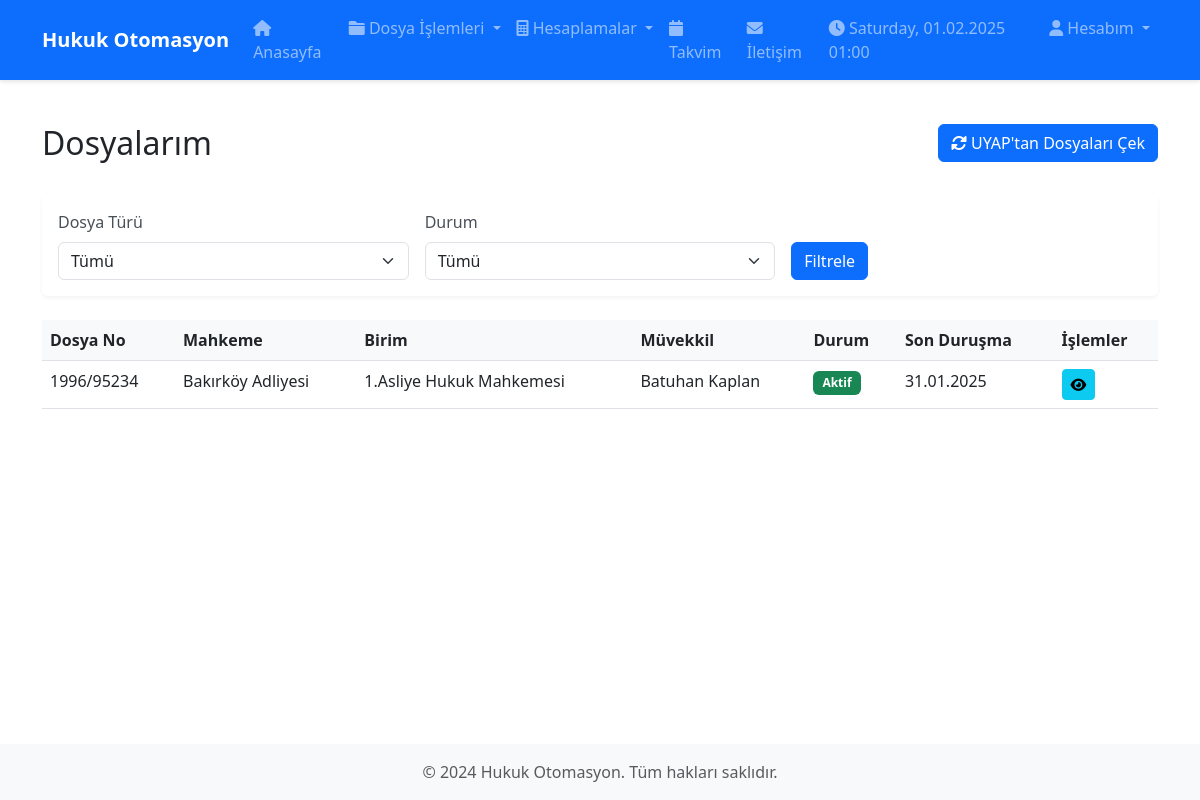
/dosyalarim, run on an earlier commit of the app's database.
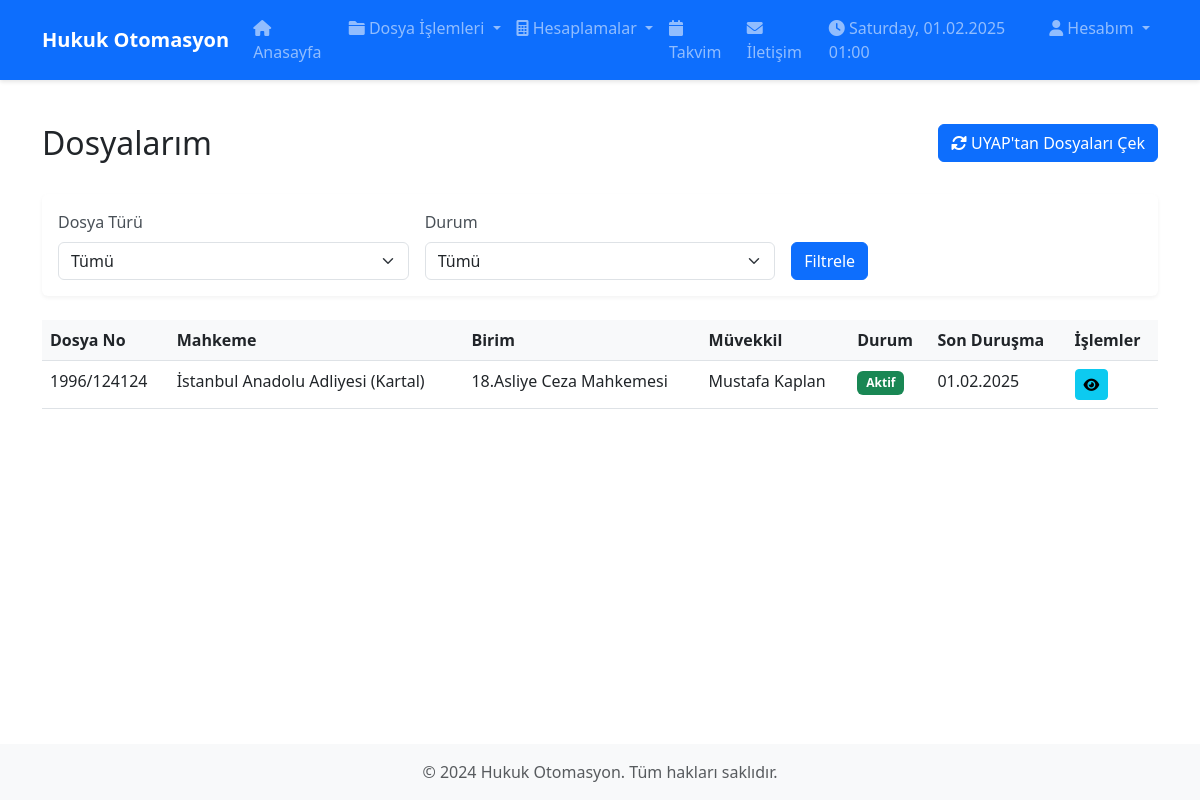
And on a later commit of the database.
### app.py (models this page shows)
class CaseFile(db.Model):
    id = db.Column(db.Integer, primary_key=True)
    file_type = db.Column(db.String(50), nullable=False)
    courthouse = db.Column(db.String(100), nullable=False)  # Adliye
    department = db.Column(db.String(100), nullable=False)  # Birim
    year = db.Column(db.Integer, nullable=False)
    case_number = db.Column(db.String(50), nullable=False)
    client_name = db.Column(db.String(150), nullable=False)
    phone_number = db.Column(db.String(20))
    status = db.Column(db.String(50), default='Aktif')
    open_date = db.Column(db.Date)
    next_hearing = db.Column(db.Date)
    hearing_time = db.Column(db.String(5))  # HH:MM formatında
    expenses = db.relationship('Expense', backref='case_file', lazy=True)
    documents = db.relationship('Document', backref='case_file', lazy=True)
    description = db.Column(db.Text)
    user_id = db.Column(db.Integer, db.ForeignKey('user.id'), nullable=False)

### app.py (the view)
@app.route('/dosyalarim')
def dosyalarim():
    file_type = request.args.get('file_type')
    status = request.args.get('status')
    query = CaseFile.query
    if file_type:
        query = query.filter_by(file_type=file_type)
    if status:
        query = query.filter_by(status=status)
    case_files = query.all()
    return render_template('dosyalarim.html',
                         case_files=case_files,
                         selected_type=file_type,
                         selected_status=status)

### app.py (called while the page is built)
@app.context_processor
def inject_datetime():
    try:
        now = datetime.now()
        current_time = {
            'weekday': now.strftime('%A'),  # Gün adı
            'time': now.strftime('%H:%M'),  # Saat
            'date': now.strftime('%d.%m.%Y')  # Tarih
        }
    except Exception:
        current_time = {
            'weekday': '',
            'time': '',
            'date': ''
        }
    return dict(current_time=current_time)

### templates/dosyalarim.html (shortened to what this page needs)
{% extends "base.html" %}
{% block content %}
<div class="container mt-4">
    <div class="row mb-4">
        <div class="col">
            <h2>Dosyalarım</h2>
        </div>
        <div class="col-auto">
            <button id="uyapSyncBtn" class="btn btn-primary">
                <i class="fas fa-sync-alt"></i> UYAP'tan Dosyaları Çek
            </button>
        </div>
    </div>
    <div class="card mb-4">
        <div class="card-body">
            <form method="get" class="row g-3">
                <div class="col-md-4">
                    <label for="file-type" class="form-label">Dosya Türü</label>
                    <select name="file_type" id="file-type" class="form-select">
                        <option value="">Tümü</option>
                    </select>
                </div>
                <div class="col-md-4">
                    <label for="status" class="form-label">Durum</label>
                    <select name="status" id="status" class="form-select">
                        <option value="">Tümü</option>
                    </select>
                </div>
                <div class="col-md-4 d-flex align-items-end">
                    <button type="submit" class="btn btn-primary">Filtrele</button>
                </div>
            </form>
        </div>
    </div>
    <div class="table-responsive">
        <table class="table table-hover">
            <thead>
                <tr>
                    <th>Dosya No</th>
                    <th>Mahkeme</th>
                    <th>Birim</th>
                    <th>Müvekkil</th>
                    <th>Durum</th>
                    <th>Son Duruşma</th>
                    <th>İşlemler</th>
                </tr>
            </thead>
            <tbody>
                {% for case in case_files %}
                <tr>
                    <td>{{ case.year }}/{{ case.case_number }}</td>
                    <td>{{ case.courthouse }}</td>
                    <td>{{ case.department }}</td>
                    <td>{{ case.client_name }}</td>
                    <td>
                        <span class="badge {% if case.status == 'Aktif' %}bg-success{% else %}bg-secondary{% endif %}">
                            {{ case.status }}
                        </span>
                    </td>
                    <td>{{ case.next_hearing.strftime('%d.%m.%Y') if case.next_hearing else '-' }}</td>
                    <td>
                        <button class="btn btn-sm btn-info view-case" data-case-id="{{ case.id }}">
                            <i class="fas fa-eye"></i>
                        </button>
                    </td>
                </tr>
                {% endfor %}
            </tbody>
        </table>
    </div>
</div>
{% endblock %}

### templates/base.html (shortened to what this page needs)
<!DOCTYPE html>
<html lang="tr">
<head>
    <link href="https://cdn.jsdelivr.net/npm/bootstrap@5.3.0/dist/css/bootstrap.min.css" rel="stylesheet">
    <link href="https://cdnjs.cloudflare.com/ajax/libs/font-awesome/6.0.0/css/all.min.css" rel="stylesheet">
    <link href="https://cdnjs.cloudflare.com/ajax/libs/toastr.js/latest/toastr.min.css" rel="stylesheet">
    <link href="{{ url_for('static', filename='css/style.css') }}" rel="stylesheet">
</head>
<body>
    <nav class="navbar navbar-expand-lg navbar-dark bg-primary">
        <div class="container">
            <a class="navbar-brand" href="/">Hukuk Otomasyon</a>
            <div class="collapse navbar-collapse" id="navbarNav">
                <ul class="navbar-nav">
                    <li class="nav-item">
                        <a class="nav-link" href="/"><i class="fas fa-home"></i> Anasayfa</a>
                    </li>
                    <li class="nav-item dropdown">
                        <a class="nav-link dropdown-toggle" href="#" id="dosyaDropdown" role="button" data-bs-toggle="dropdown">
                            <i class="fas fa-folder"></i> Dosya İşlemleri
                        </a>
                    </li>
                    <li class="nav-item dropdown">
                        <a class="nav-link dropdown-toggle" href="#" id="hesaplamaDropdown" role="button" data-bs-toggle="dropdown">
                            <i class="fas fa-calculator"></i> Hesaplamalar
                        </a>
                    </li>
                    <li class="nav-item">
                        <a class="nav-link" href="/takvim"><i class="fas fa-calendar"></i> Takvim</a>
                    </li>
                    <li class="nav-item">
                        <a class="nav-link" href="/iletisim"><i class="fas fa-envelope"></i> İletişim</a>
                    </li>
                </ul>
                <ul class="navbar-nav ms-auto">
                    <li class="nav-item">
                        <span class="nav-link">
                            <i class="fas fa-clock"></i> {{ current_time.weekday }}, {{ current_time.date }} {{ current_time.time }}
                        </span>
                    </li>
                    <li class="nav-item dropdown">
                        <a class="nav-link dropdown-toggle" href="#" id="userDropdown" role="button" data-bs-toggle="dropdown">
                            <i class="fas fa-user"></i> Hesabım
                        </a>
                    </li>
                </ul>
            </div>
        </div>
    </nav>
    <main>
        {% block content %}{% endblock %}
    </main>
    <footer class="footer mt-auto py-3 bg-light">
        <div class="container text-center">
            <span class="text-muted">© 2024 Hukuk Otomasyon. Tüm hakları saklıdır.</span>
        </div>
    </footer>
</body>
</html>

### static/css/style.css (style rules this page uses)
body { min-height: 100vh; display: flex; flex-direction: column; }
main { flex: 1; padding: 20px 0; }
.navbar { box-shadow: 0 2px 4px rgba(0,0,0,0.1); }
.navbar-brand { font-weight: bold; }
.card { box-shadow: 0 2px 4px rgba(0,0,0,0.05); border: none; margin-bottom: 1rem; }
.form-label { font-weight: 500; color: #495057; }
.table { margin-bottom: 0; }
.table th { font-weight: 600; background-color: #f8f9fa; }
.badge { padding: 0.5em 0.75em; }
.footer { background-color: #f8f9fa; padding: 1rem 0; margin-top: auto; }

What changed in the data, as far as the page shows it:
changed CaseFile "Aktif": case_number "95234" → "124124"; courthouse "Bakırköy Adliyesi" → "İstanbul Anadolu Adliyesi (Kartal)"; department "1.Asliye Hukuk Mahkemesi" → "18.Asliye Ceza Mahkemesi"; client_name "Batuhan Kaplan" → "Mustafa Kaplan"; next_hearing "31.01.2025" → "01.02.2025"
